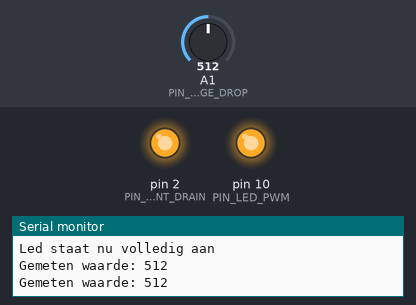
Bench run of a sketch on a simulated Arduino Nano, built with avr-gcc and run on an emulated ATmega328P. Parts: output pins drawn as LEDs (lit = HIGH), the last lines printed to the serial monitor. The test bench sets the inputs (shaded band); at power-on: A1 (PIN_MEASURE_VOLTAGE_DROP) = 512.

Above: at 7.7 s.
7.8 s: A1 (PIN_MEASURE_VOLTAGE_DROP) set to 17
9.3 s: A1 (PIN_MEASURE_VOLTAGE_DROP) set to 13
At 9.9 s:
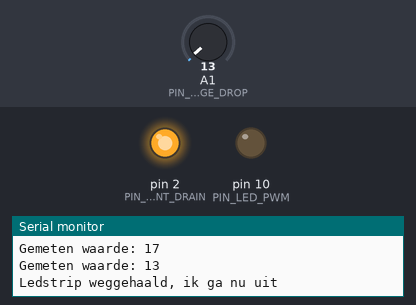
11.4 s: A1 (PIN_MEASURE_VOLTAGE_DROP) set to 122
At 12.81 s:
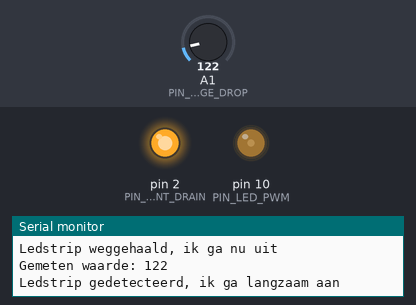
At 14.01 s:
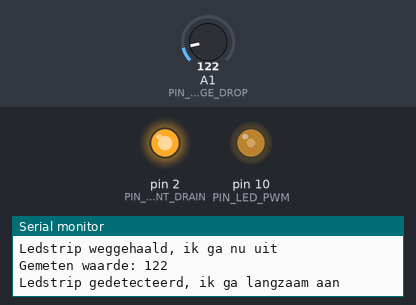
14.9 s: A1 (PIN_MEASURE_VOLTAGE_DROP) set to 5
Timing chart, 0 to 19.4 s (numbered marks = the images above; inputs shaded):
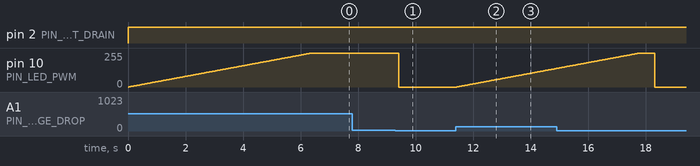

Measured:
- the behaviour switches between 15 and 14 on A1 (PIN_MEASURE_VOLTAGE_DROP) (found by bisection; images 0 and 1)
- after the input at 9.3 s, pin 10 (PIN_LED_PWM): 255/255 → 0/255 after 0.11 s
- after the input at 11.4 s, pin 10 (PIN_LED_PWM): moves from 0/255 to 139/255 over 3.5 s, starting at once

The sketch:

main.ino
```cpp
#include <Arduino.h>
#include <avr/power.h>
#define PIN_LED_PWM 10
#define PIN_CURRENT_DRAIN 2             // deze pin verbinden via een 10k weerstand met de Drain van de mosfet
#define PIN_MEASURE_VOLTAGE_DROP A1     // Deze pin via een 10k weerstand verbinden met de drain van de mosfet, en met een 10k weerstand verbinden met de GND
#define MINIMUM_VOLTAGE_DROP_VALUE 15  // minimum waarde die gelezen moet worden over de sense-weerstand, voordat we vinden dat de ledstrip aan mag gaan

bool led_staat_aan = false;

void setup() {
    // put your setup code here, to run once:
    clock_prescale_set(clock_div_4);
    pinMode(PIN_LED_PWM, OUTPUT);
    pinMode(PIN_CURRENT_DRAIN, OUTPUT);
    pinMode(PIN_MEASURE_VOLTAGE_DROP, INPUT);
    Serial.begin(9600);
}

void loop() {
    if (meetAanwezigheidLedstrip() == true) {  // als de functie aangeeft dat er een ledstrip aanwezig is
        if (led_staat_aan == false) {
            Serial.println("Ledstrip gedetecteerd, ik ga langzaam aan");
            gaLangzaamAan();
        }
    } else {
        Serial.println("Ledstrip weggehaald, ik ga nu uit");
        digitalWrite(PIN_LED_PWM, LOW);  // zet de led uit
        led_staat_aan = false;
    }
    delay(500);  // meet de aanwezigheid van de ledstrip elke 500 ms
}
bool meetAanwezigheidLedstrip() {
    // eerst de ledstrip uit zetten voordat we kunnen meten, indien deze aan stond
    if (led_staat_aan) {
        digitalWrite(PIN_LED_PWM, LOW);
    }
    digitalWrite(PIN_CURRENT_DRAIN, LOW);  // er gaat nu stroom lopen vanaf de ledstrip naar de arduino, als die aanwezig is. De ledstrip zal een klein beetje oplichten
    delayMicroseconds(10); // delay a very very short time, for the voltage to stabilize
    int input = analogRead(PIN_MEASURE_VOLTAGE_DROP);  // lees de spanning over de sense-weerstand
    digitalWrite(PIN_CURRENT_DRAIN, HIGH);             // stop de stroom naar de arduino
    if (led_staat_aan)                                 // als de led hiervoor aanstond, zet deze weer aan
    {
        digitalWrite(PIN_LED_PWM, HIGH);
    }
    Serial.print("Gemeten waarde: ");
    Serial.println(input);
    if (input >= MINIMUM_VOLTAGE_DROP_VALUE) {  // als de gemeten waarde hoger is dan MINIMUM_VOLTAGE_DROP_VALUE
        return true;                            // return "true" om terug te geven dat er een ledstrip aanwezig is
    } else {
        return false;  // geen ledstrip aanwezig, return false
    }
}

void gaLangzaamAan() {
    for (size_t i = 0; i <= 255; i++) {
        analogWrite(PIN_LED_PWM, i);
        delay(25);  // speel hiermee om in te stellen hoe snel hij aan moet gaan
    }
    Serial.println("Led staat nu volledig aan");
    led_staat_aan = true;  // onthoud dat de led aan staat, zodat we niet opnieuw gaan faden
}
```
